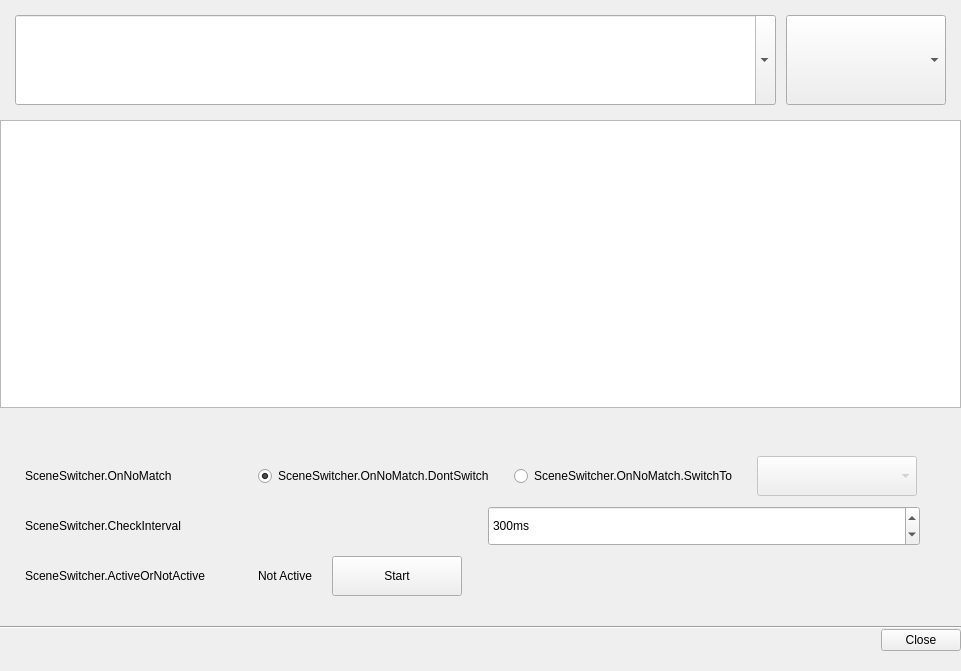
<?xml version="1.0" encoding="UTF-8"?>
<ui version="4.0">
 <class>SceneSwitcher</class>
 <widget class="QWidget" name="SceneSwitcher">
  <property name="geometry">
   <rect>
    <x>0</x>
    <y>0</y>
    <width>961</width>
    <height>671</height>
   </rect>
  </property>
  <property name="windowTitle">
   <string>SceneSwitcher</string>
  </property>
  <layout class="QVBoxLayout" name="verticalLayout">
   <property name="spacing">
    <number>0</number>
   </property>
   <property name="leftMargin">
    <number>0</number>
   </property>
   <property name="topMargin">
    <number>15</number>
   </property>
   <property name="rightMargin">
    <number>0</number>
   </property>
   <property name="bottomMargin">
    <number>20</number>
   </property>
   <item>
    <layout class="QHBoxLayout" name="horizontalLayout">
     <property name="spacing">
      <number>10</number>
     </property>
     <property name="leftMargin">
      <number>15</number>
     </property>
     <property name="topMargin">
      <number>0</number>
     </property>
     <property name="rightMargin">
      <number>15</number>
     </property>
     <property name="bottomMargin">
      <number>15</number>
     </property>
     <item>
      <widget class="PLSComboBox" name="windows">
       <property name="sizePolicy">
        <sizepolicy hsizetype="Preferred" vsizetype="Preferred">
         <horstretch>0</horstretch>
         <verstretch>0</verstretch>
        </sizepolicy>
       </property>
       <property name="minimumSize">
        <size>
         <width>0</width>
         <height>0</height>
        </size>
       </property>
       <property name="editable">
        <bool>true</bool>
       </property>
       <property name="currentIndex">
        <number>-1</number>
       </property>
       <property name="maxVisibleItems">
        <number>20</number>
       </property>
      </widget>
     </item>
     <item>
      <widget class="PLSComboBox" name="scenes">
       <property name="sizePolicy">
        <sizepolicy hsizetype="Fixed" vsizetype="Preferred">
         <horstretch>0</horstretch>
         <verstretch>0</verstretch>
        </sizepolicy>
       </property>
       <property name="minimumSize">
        <size>
         <width>160</width>
         <height>0</height>
        </size>
       </property>
      </widget>
     </item>
    </layout>
   </item>
   <item>
    <widget class="QListWidget" name="switches">
     <property name="sizePolicy">
      <sizepolicy hsizetype="Expanding" vsizetype="Fixed">
       <horstretch>0</horstretch>
       <verstretch>0</verstretch>
      </sizepolicy>
     </property>
     <property name="minimumSize">
      <size>
       <width>0</width>
       <height>288</height>
      </size>
     </property>
     <property name="spacing">
      <number>1</number>
     </property>
     <property name="sortingEnabled">
      <bool>true</bool>
     </property>
    </widget>
   </item>
   <item>
    <layout class="QHBoxLayout" name="horizontalLayout_2">
     <property name="spacing">
      <number>10</number>
     </property>
     <property name="leftMargin">
      <number>25</number>
     </property>
     <property name="rightMargin">
      <number>15</number>
     </property>
     <property name="bottomMargin">
      <number>26</number>
     </property>
     <item>
      <widget class="QPushButton" name="add">
       <property name="maximumSize">
        <size>
         <width>16777215</width>
         <height>16777215</height>
        </size>
       </property>
       <property name="flat">
        <bool>true</bool>
       </property>
       <property name="themeID" stdset="0">
        <string notr="true">addIconSmall</string>
       </property>
       <property name="toolButton" stdset="0">
        <bool>true</bool>
       </property>
      </widget>
     </item>
     <item>
      <widget class="QPushButton" name="remove">
       <property name="maximumSize">
        <size>
         <width>16777215</width>
         <height>16777215</height>
        </size>
       </property>
       <property name="flat">
        <bool>true</bool>
       </property>
       <property name="themeID" stdset="0">
        <string notr="true">removeIconSmall</string>
       </property>
       <property name="toolButton" stdset="0">
        <bool>true</bool>
       </property>
      </widget>
     </item>
     <item>
      <spacer name="horizontalSpacer">
       <property name="orientation">
        <enum>Qt::Horizontal</enum>
       </property>
       <property name="sizeHint" stdset="0">
        <size>
         <width>40</width>
         <height>20</height>
        </size>
       </property>
      </spacer>
     </item>
    </layout>
   </item>
   <item>
    <layout class="QHBoxLayout" name="horizontalLayout_3">
     <property name="spacing">
      <number>20</number>
     </property>
     <property name="leftMargin">
      <number>25</number>
     </property>
     <property name="topMargin">
      <number>0</number>
     </property>
     <property name="rightMargin">
      <number>30</number>
     </property>
     <property name="bottomMargin">
      <number>10</number>
     </property>
     <item>
      <widget class="QLabel" name="label">
       <property name="sizePolicy">
        <sizepolicy hsizetype="Fixed" vsizetype="Fixed">
         <horstretch>0</horstretch>
         <verstretch>0</verstretch>
        </sizepolicy>
       </property>
       <property name="minimumSize">
        <size>
         <width>213</width>
         <height>0</height>
        </size>
       </property>
       <property name="maximumSize">
        <size>
         <width>213</width>
         <height>16777215</height>
        </size>
       </property>
       <property name="text">
        <string>SceneSwitcher.OnNoMatch</string>
       </property>
       <property name="alignment">
        <set>Qt::AlignLeading|Qt::AlignLeft|Qt::AlignVCenter</set>
       </property>
       <property name="wordWrap">
        <bool>true</bool>
       </property>
      </widget>
     </item>
     <item alignment="Qt::AlignLeft">
      <widget class="PLSRadioButton" name="noMatchDontSwitch">
       <property name="sizePolicy">
        <sizepolicy hsizetype="Preferred" vsizetype="Fixed">
         <horstretch>0</horstretch>
         <verstretch>0</verstretch>
        </sizepolicy>
       </property>
       <property name="minimumSize">
        <size>
         <width>0</width>
         <height>0</height>
        </size>
       </property>
       <property name="maximumSize">
        <size>
         <width>16777215</width>
         <height>16777215</height>
        </size>
       </property>
       <property name="text">
        <string>SceneSwitcher.OnNoMatch.DontSwitch</string>
       </property>
       <property name="checked">
        <bool>true</bool>
       </property>
      </widget>
     </item>
     <item alignment="Qt::AlignLeft">
      <widget class="PLSRadioButton" name="noMatchSwitch">
       <property name="text">
        <string>SceneSwitcher.OnNoMatch.SwitchTo</string>
       </property>
      </widget>
     </item>
     <item alignment="Qt::AlignLeft">
      <widget class="PLSComboBox" name="noMatchSwitchScene">
       <property name="enabled">
        <bool>false</bool>
       </property>
       <property name="minimumSize">
        <size>
         <width>160</width>
         <height>40</height>
        </size>
       </property>
      </widget>
     </item>
    </layout>
   </item>
   <item>
    <layout class="QHBoxLayout" name="horizontalLayout_5">
     <property name="spacing">
      <number>20</number>
     </property>
     <property name="leftMargin">
      <number>25</number>
     </property>
     <property name="topMargin">
      <number>0</number>
     </property>
     <property name="rightMargin">
      <number>30</number>
     </property>
     <property name="bottomMargin">
      <number>10</number>
     </property>
     <item alignment="Qt::AlignLeft">
      <widget class="QLabel" name="label_2">
       <property name="sizePolicy">
        <sizepolicy hsizetype="Fixed" vsizetype="Fixed">
         <horstretch>0</horstretch>
         <verstretch>0</verstretch>
        </sizepolicy>
       </property>
       <property name="minimumSize">
        <size>
         <width>213</width>
         <height>0</height>
        </size>
       </property>
       <property name="maximumSize">
        <size>
         <width>213</width>
         <height>16777215</height>
        </size>
       </property>
       <property name="text">
        <string>SceneSwitcher.CheckInterval</string>
       </property>
       <property name="wordWrap">
        <bool>true</bool>
       </property>
       <property name="buddy">
        <cstring>checkInterval</cstring>
       </property>
      </widget>
     </item>
     <item alignment="Qt::AlignLeft">
      <widget class="PLSSpinBox" name="checkInterval">
       <property name="minimumSize">
        <size>
         <width>432</width>
         <height>40</height>
        </size>
       </property>
       <property name="suffix">
        <string notr="true">ms</string>
       </property>
       <property name="minimum">
        <number>50</number>
       </property>
       <property name="maximum">
        <number>20000</number>
       </property>
       <property name="value">
        <number>300</number>
       </property>
      </widget>
     </item>
    </layout>
   </item>
   <item>
    <layout class="QHBoxLayout" name="horizontalLayout_4">
     <property name="spacing">
      <number>20</number>
     </property>
     <property name="sizeConstraint">
      <enum>QLayout::SetFixedSize</enum>
     </property>
     <property name="leftMargin">
      <number>25</number>
     </property>
     <property name="topMargin">
      <number>0</number>
     </property>
     <property name="rightMargin">
      <number>30</number>
     </property>
     <property name="bottomMargin">
      <number>30</number>
     </property>
     <item alignment="Qt::AlignLeft|Qt::AlignVCenter">
      <widget class="QLabel" name="label_4">
       <property name="sizePolicy">
        <sizepolicy hsizetype="Fixed" vsizetype="Fixed">
         <horstretch>0</horstretch>
         <verstretch>0</verstretch>
        </sizepolicy>
       </property>
       <property name="minimumSize">
        <size>
         <width>213</width>
         <height>0</height>
        </size>
       </property>
       <property name="maximumSize">
        <size>
         <width>213</width>
         <height>16777215</height>
        </size>
       </property>
       <property name="text">
        <string>SceneSwitcher.ActiveOrNotActive</string>
       </property>
       <property name="wordWrap">
        <bool>true</bool>
       </property>
      </widget>
     </item>
     <item alignment="Qt::AlignLeft|Qt::AlignVCenter">
      <widget class="QLabel" name="pluginRunningText">
       <property name="sizePolicy">
        <sizepolicy hsizetype="Fixed" vsizetype="Fixed">
         <horstretch>0</horstretch>
         <verstretch>0</verstretch>
        </sizepolicy>
       </property>
       <property name="minimumSize">
        <size>
         <width>49</width>
         <height>0</height>
        </size>
       </property>
       <property name="text">
        <string notr="true">Not Active</string>
       </property>
      </widget>
     </item>
     <item>
      <widget class="QPushButton" name="toggleStartButton">
       <property name="sizePolicy">
        <sizepolicy hsizetype="Fixed" vsizetype="Fixed">
         <horstretch>0</horstretch>
         <verstretch>0</verstretch>
        </sizepolicy>
       </property>
       <property name="minimumSize">
        <size>
         <width>130</width>
         <height>40</height>
        </size>
       </property>
       <property name="maximumSize">
        <size>
         <width>130</width>
         <height>40</height>
        </size>
       </property>
       <property name="text">
        <string>Start</string>
       </property>
      </widget>
     </item>
     <item>
      <spacer name="horizontalSpacer_2">
       <property name="orientation">
        <enum>Qt::Horizontal</enum>
       </property>
       <property name="sizeHint" stdset="0">
        <size>
         <width>40</width>
         <height>20</height>
        </size>
       </property>
      </spacer>
     </item>
    </layout>
   </item>
   <item>
    <widget class="Line" name="line">
     <property name="orientation">
      <enum>Qt::Horizontal</enum>
     </property>
    </widget>
   </item>
   <item alignment="Qt::AlignRight">
    <widget class="QPushButton" name="closeBtn">
     <property name="sizePolicy">
      <sizepolicy hsizetype="Fixed" vsizetype="Fixed">
       <horstretch>0</horstretch>
       <verstretch>0</verstretch>
      </sizepolicy>
     </property>
     <property name="text">
      <string>Close</string>
     </property>
    </widget>
   </item>
  </layout>
 </widget>
 <customwidgets>
  <customwidget>
   <class>PLSComboBox</class>
   <extends>QComboBox</extends>
   <header location="global">PLSComboBox.h</header>
  </customwidget>
  <customwidget>
   <class>PLSSpinBox</class>
   <extends>QSpinBox</extends>
   <header>PLSSpinBox.h</header>
  </customwidget>
  <customwidget>
   <class>PLSRadioButton</class>
   <extends>QRadioButton</extends>
   <header>PLSRadioButton.h</header>
  </customwidget>
 </customwidgets>
 <resources/>
 <connections>
  <connection>
   <sender>noMatchSwitch</sender>
   <signal>toggled(bool)</signal>
   <receiver>noMatchSwitchScene</receiver>
   <slot>setEnabled(bool)</slot>
   <hints>
    <hint type="sourcelabel">
     <x>286</x>
     <y>347</y>
    </hint>
    <hint type="destinationlabel">
     <x>483</x>
     <y>352</y>
    </hint>
   </hints>
  </connection>
 </connections>
</ui>
